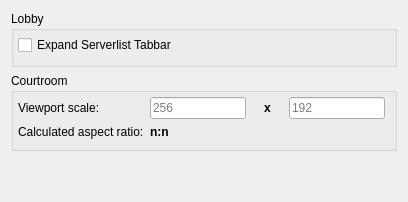
     <widget class="QWidget" name="tab">
      <attribute name="title">
       <string>Visuals</string>
      </attribute>
      <layout class="QVBoxLayout" name="verticalLayout_7">
       <item>
        <widget class="QGroupBox" name="visuals_lobby_group">
         <property name="title">
          <string>Lobby</string>
         </property>
         <layout class="QGridLayout" name="gridLayout_3">
          <property name="leftMargin">
           <number>4</number>
          </property>
          <property name="topMargin">
           <number>4</number>
          </property>
          <item row="0" column="0">
           <widget class="QCheckBox" name="visuals_lobby_expand_tabview_cb">
            <property name="text">
             <string>Expand Serverlist Tabbar</string>
            </property>
           </widget>
          </item>
         </layout>
        </widget>
       </item>
       <item>
        <widget class="QGroupBox" name="visuals_courtroom_group">
         <property name="title">
          <string>Courtroom</string>
         </property>
         <layout class="QGridLayout" name="gridLayout_4">
          <property name="leftMargin">
           <number>4</number>
          </property>
          <property name="topMargin">
           <number>4</number>
          </property>
          <item row="0" column="0">
           <widget class="QLabel" name="scale_lbl">
            <property name="text">
             <string>Viewport scale:</string>
            </property>
           </widget>
          </item>
          <item row="0" column="2">
           <layout class="QHBoxLayout" name="horizontalLayout_2">
            <item>
             <widget class="QLineEdit" name="visuals_viewport_width_edit">
              <property name="sizePolicy">
               <sizepolicy hsizetype="Expanding" vsizetype="Fixed">
                <horstretch>3</horstretch>
                <verstretch>0</verstretch>
               </sizepolicy>
              </property>
              <property name="maxLength">
               <number>4</number>
              </property>
              <property name="placeholderText">
               <string>256</string>
              </property>
             </widget>
            </item>
            <item>
             <widget class="QLabel" name="label_3">
              <property name="sizePolicy">
               <sizepolicy hsizetype="Expanding" vsizetype="Preferred">
                <horstretch>1</horstretch>
                <verstretch>0</verstretch>
               </sizepolicy>
              </property>
              <property name="font">
               <font>
                <weight>75</weight>
                <bold>true</bold>
               </font>
              </property>
              <property name="text">
               <string>x</string>
              </property>
              <property name="alignment">
               <set>Qt::AlignCenter</set>
              </property>
             </widget>
            </item>
            <item>
             <widget class="QLineEdit" name="visuals_viewport_height_edit">
              <property name="sizePolicy">
               <sizepolicy hsizetype="Expanding" vsizetype="Fixed">
                <horstretch>3</horstretch>
                <verstretch>0</verstretch>
               </sizepolicy>
              </property>
              <property name="maxLength">
               <number>4</number>
              </property>
              <property name="placeholderText">
               <string>192</string>
              </property>
             </widget>
            </item>
           </layout>
          </item>
          <item row="1" column="0">
           <widget class="QLabel" name="ratio_lbl">
            <property name="text">
             <string>Calculated aspect ratio:</string>
            </property>
           </widget>
          </item>
          <item row="1" column="2">
           <widget class="QLabel" name="visuals_ratio_calculated_lbl">
            <property name="font">
             <font>
              <weight>75</weight>
              <bold>true</bold>
             </font>
            </property>
            <property name="text">
             <string>n:n</string>
            </property>
           </widget>
          </item>
         </layout>
        </widget>
       </item>
       <item>
        <spacer name="visuals_horizontal_spacer">
         <property name="orientation">
          <enum>Qt::Vertical</enum>
         </property>
         <property name="sizeHint" stdset="0">
          <size>
           <width>20</width>
           <height>40</height>
          </size>
         </property>
        </spacer>
       </item>
      </layout>
     </widget>
